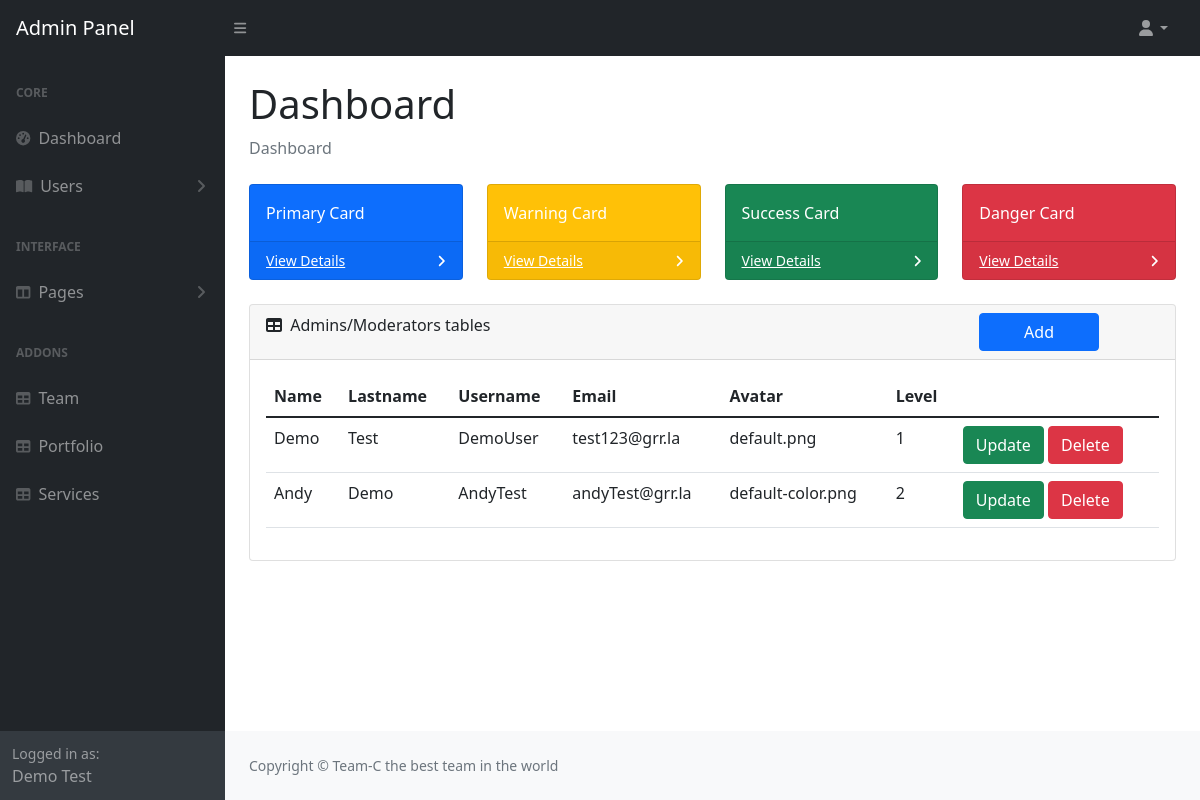
/admin/index.php (signed in), run on the app's committed database.
### tables this page shows
CREATE TABLE IF NOT EXISTS `users` (
  `id` int NOT NULL AUTO_INCREMENT,
  `name` varchar(20) NOT NULL,
  `lastname` varchar(20) NOT NULL,
  `username` varchar(20) NOT NULL,
  `avatar` varchar(50) NOT NULL,
  `email` varchar(100) NOT NULL,
  `password` varchar(50) NOT NULL,
  `level` int NOT NULL DEFAULT '2',
  PRIMARY KEY (`id`)
);

### model/DB_Manager.class.php (called while the page is built, shortened)
<?php
class DB_Manager{
    private $db;
    public function __construct()
    {
        $host = "localhost";
        $user = "root";
        $pass = "";
        $dbname = "admin";
        try {
            $this->db = new PDO("mysql:host=$host;dbname=$dbname", $user, $pass);
            $this->db->setAttribute(PDO::ATTR_ERRMODE, PDO::ERRMODE_EXCEPTION);
            $this->db->setAttribute(PDO::ATTR_EMULATE_PREPARES, false);
        } catch (Exception $e) {
            die("Database Connection Error: " . $e->getMessage());
        }
    }
    public function get_all_users()
    {
        $query = $this->db->query("SELECT * FROM users");
        $array = $query->fetchAll(PDO::FETCH_ASSOC);
        return $array;
    }
}

### controller/AdminController.php (called while the page is built, shortened)
<?php
$database = new DB_Manager();
$_SESSION['all_users'] = $database->get_all_users();

### admin/index.php (the view, shortened to what this page needs)
<?php
    include_once "../controller/AdminController.php";
?>
<!DOCTYPE html>
<html lang="en">
<head>
    <link rel="stylesheet" href="https://cdn.jsdelivr.net/npm/sweetalert2@11.4.20/dist/sweetalert2.min.css">
    <link href="https://cdn.jsdelivr.net/npm/simple-datatables@latest/dist/style.css" rel="stylesheet" />
    <link href="css/styles.css" rel="stylesheet" />
</head>
<body class="sb-nav-fixed">
    <nav class="sb-topnav navbar navbar-expand navbar-dark bg-dark">
        <a class="navbar-brand ps-3" href="index.php">Admin Panel</a>
        <button class="btn btn-link btn-sm order-1 order-lg-0 me-4 me-lg-0" id="sidebarToggle" href="#!"><i class="fas fa-bars"></i></button>
        <?php if (!empty($_SESSION['loggedInUser'])) : ?>
        <form method="POST" action="">
            <ul class="navbar-nav ms-auto ms-md-0 me-3 me-lg-4">
                <li class="nav-item dropdown">
                    <a class="nav-link dropdown-toggle" id="navbarDropdown" href="#" role="button" data-bs-toggle="dropdown" aria-expanded="false"><i class="fas fa-user fa-fw"></i></a>
                </li>
            </ul>
        </form>
        <?php endif ?>
    </nav>
    <div id="layoutSidenav">
        <div id="layoutSidenav_nav">
            <nav class="sb-sidenav accordion sb-sidenav-dark" id="sidenavAccordion">
                <div class="sb-sidenav-menu">
                    <div class="nav">
                        <div class="sb-sidenav-menu-heading">Core</div>
                        <a class="nav-link" href="index.php">
                            <div class="sb-nav-link-icon"><i class="fas fa-tachometer-alt"></i></div>
                            Dashboard
                        </a>
                        <?php if (!empty($_SESSION['loggedInUser'])) : ?>
                        <a class="nav-link collapsed" href="#" data-bs-toggle="collapse" data-bs-target="#collapsePages" aria-expanded="false" aria-controls="collapsePages">
                            <div class="sb-nav-link-icon"><i class="fas fa-book-open"></i></div>
                            Users
                            <div class="sb-sidenav-collapse-arrow"><i class="fas fa-angle-down"></i></div>
                        </a>
                        <?php endif ?>
                        <div class="sb-sidenav-menu-heading">Interface</div>
                        <a class="nav-link collapsed" href="#" data-bs-toggle="collapse" data-bs-target="#collapseLayouts" aria-expanded="false" aria-controls="collapseLayouts">
                            <div class="sb-nav-link-icon"><i class="fas fa-columns"></i></div>
                            Pages
                            <div class="sb-sidenav-collapse-arrow"><i class="fas fa-angle-down"></i></div>
                        </a>
                        <div class="sb-sidenav-menu-heading">Addons</div>
                        <a class="nav-link" href="team.php">
                            <div class="sb-nav-link-icon"><i class="fas fa-table"></i></div>
                            Team
                        </a>
                        <a class="nav-link" href="portfolio.php">
                            <div class="sb-nav-link-icon"><i class="fas fa-table"></i></div>
                            Portfolio
                        </a>
                        <a class="nav-link" href="services.php">
                            <div class="sb-nav-link-icon"><i class="fas fa-table"></i></div>
                            Services
                        </a>
                    </div>
                </div>
                <div class="sb-sidenav-footer">
                    <div class="small">Logged in as:</div>
                    <?php if (empty($_SESSION['loggedInUser'])) : ?>
                        Start Bootstrap
                    <?php else : ?>
                        <?php echo $_SESSION['loggedInUser']['name'] . " " . $_SESSION['loggedInUser']['lastname'] ?>
                    <?php endif; ?>
                </div>
            </nav>
        </div>
        <div id="layoutSidenav_content">
            <main>
                <div class="container-fluid px-4">
                    <h1 class="mt-4">Dashboard</h1>
                    <ol class="breadcrumb mb-4">
                        <li class="breadcrumb-item active">Dashboard</li>
                    </ol>
                    <div class="row">
                        <div class="col-xl-3 col-md-6">
                            <div class="card bg-primary text-white mb-4">
                                <div class="card-body">Primary Card</div>
                                <div class="card-footer d-flex align-items-center justify-content-between">
                                    <a class="small text-white stretched-link" href="#">View Details</a>
                                    <div class="small text-white"><i class="fas fa-angle-right"></i></div>
                                </div>
                            </div>
                        </div>
                        <div class="col-xl-3 col-md-6">
                            <div class="card bg-warning text-white mb-4">
                                <div class="card-body">Warning Card</div>
                                <div class="card-footer d-flex align-items-center justify-content-between">
                                    <a class="small text-white stretched-link" href="#">View Details</a>
                                    <div class="small text-white"><i class="fas fa-angle-right"></i></div>
                                </div>
                            </div>
                        </div>
                        <div class="col-xl-3 col-md-6">
                            <div class="card bg-success text-white mb-4">
                                <div class="card-body">Success Card</div>
                                <div class="card-footer d-flex align-items-center justify-content-between">
                                    <a class="small text-white stretched-link" href="#">View Details</a>
                                    <div class="small text-white"><i class="fas fa-angle-right"></i></div>
                                </div>
                            </div>
                        </div>
                        <div class="col-xl-3 col-md-6">
                            <div class="card bg-danger text-white mb-4">
                                <div class="card-body">Danger Card</div>
                                <div class="card-footer d-flex align-items-center justify-content-between">
                                    <a class="small text-white stretched-link" href="#">View Details</a>
                                    <div class="small text-white"><i class="fas fa-angle-right"></i></div>
                                </div>
                            </div>
                        </div>
                    </div>
                    <div class="card mb-4">
                        <div class="card-header">
                            <i class="fas fa-table me-1"></i>
                            Admins/Moderators tables
                            <a href="./register.php" class="btn btn-primary" style="float: right;margin-right: 60px;padding: 0.375rem 2.75rem;">Add</a>
                        </div>
                        <div class="card-body">
                            <form action="#" method="POST">
                                <table class="table table-hover">
                                    <thead>
                                        <tr>
                                            <th>Name</th>
                                            <th>Lastname</th>
                                            <th>Username</th>
                                            <th>Email</th>
                                            <th>Avatar</th>
                                            <th>Level</th>
                                        </tr>
                                    </thead>
                                    <tbody>
                                        <?php if ($_SESSION['loggedInUser']['level'] == "1") : ?>
                                            <?php foreach ($_SESSION['all_users'] as $user) : ?>
                                                <tr>
                                                    <td><?php echo $user['name'] ?></td>
                                                    <td><?php echo $user['lastname'] ?></td>
                                                    <td><?php echo $user['username'] ?></td>
                                                    <td><?php echo $user['email'] ?></td>
                                                    <td><?php echo $user['avatar'] ?></td>
                                                    <td><?php echo $user['level'] ?></td>
                                                    <td>
                                                        <a href="editUser.php?updateID=<?= $user['id'] ?>" class="btn btn-success">Update</a>
                                                        <a href="index.php?action=delete&id=<?= $user['id'] ?>" class="btn btn-danger ">Delete</a>
                                                    </td>
                                                </tr>
                                            <?php endforeach; ?>
                                        <?php endif; ?>
                                    </tbody>
                                </table>
                            </form>
                        </div>
                    </div>
                </div>
            </main>
            <footer class="py-4 bg-light mt-auto">
                <div class="container-fluid px-4">
                    <div class="d-flex align-items-center justify-content-between small">
                        <div class="text-muted">Copyright &copy; Team-C the best team in the world</div>
                    </div>
                </div>
            </footer>
        </div>
    </div>
</body>
</html>

### data on the page
users: name "Demo", lastname "Test", username "DemoUser", email "test123@grr.la", avatar "default.png", level "1"
users: name "Andy", lastname "Demo", username "AndyTest", email "andyTest@grr.la", avatar "default-color.png", level "2"

### other printed values
$_SESSION['loggedInUser']['name'] "Demo"
$_SESSION['loggedInUser']['lastname'] "Test"
